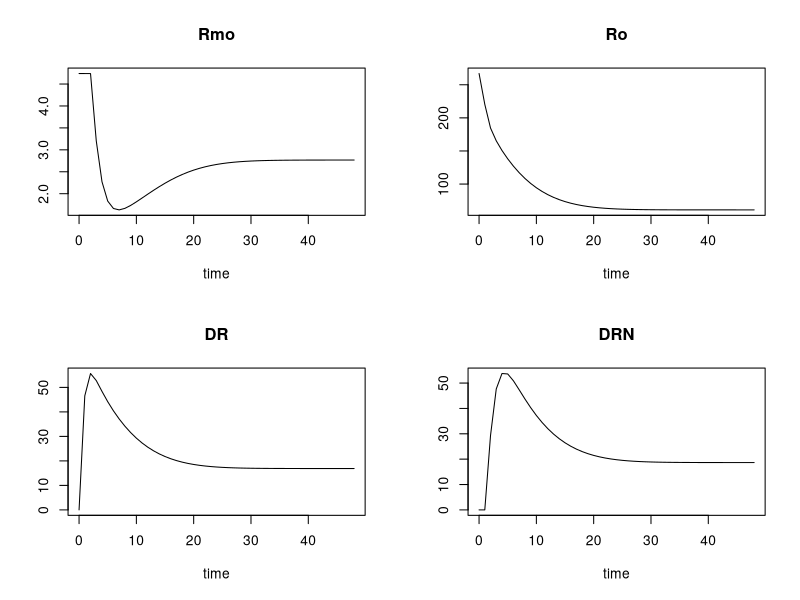

The R source for this figure:
## ---- chunk 1
knitr::opts_chunk$set(echo = TRUE)
library(deSolve)
## ---- chunk 2
# Parameters
parameters <- c(ks_Rm = 2.90, # fmol/g liver/h
                IC50_Rm = 26.2, # fmol/mg protein
                kon = 0.00329, # L/nmol/h
                kT = 0.63, # 1/h
                kre = 0.57, # 1/h
                Rf = 0.49,
                kd_R = 0.0572, # 1/h
                kd_Rm = 0.612,
                ks_R = 3.22,
                D = 53,41) # nmol/L

# Initial state
state <- c(Rmo = 4.74, # fmol/g liver
           Ro = 267, # fmol/mg protein
           DR = 0, # fmol/ mg protein
           DRN = 0) # fmol/mg protein
# Model
mRNA <- function(t, y, parms){
  with(as.list(c(parms)),{
    dmRNAR <- ks_Rm * (1 - y[4]/(IC50_Rm + y[4])) - kd_Rm * y[1]
    dR <- ks_R * y[1] + Rf * kre * y[4] - kon * D * y[2] - kd_R * y[2]
    dDR <- kon * D * y[2] - kT * y[3]
    dDRN <- kT * y[3] - kre * y[4] 
    return(list(c(dmRNAR, dR, dDR, dDRN)))
  })}
# Timeframe
times <- seq(0, 48, by = 1)
# Run model
out <- ode(y = state, times = times, parms = parameters, func = mRNA, method = "euler")
# Plot
plot(out)
